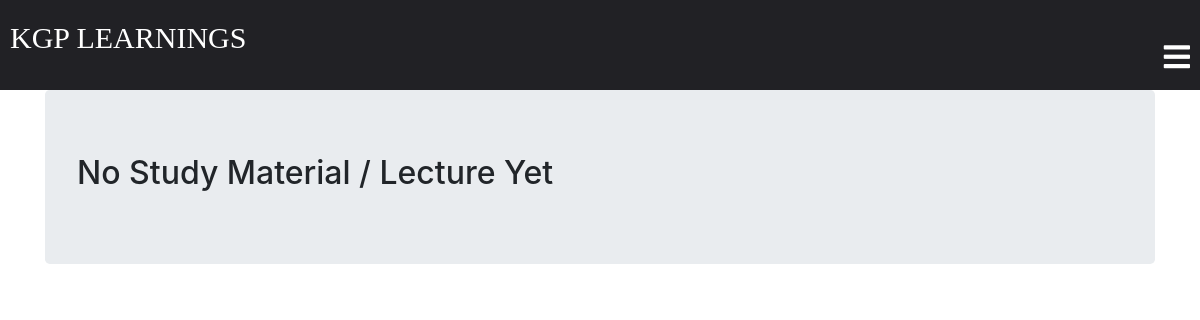
/classroom/class_material/ (signed in), run on an earlier commit of the app's database.
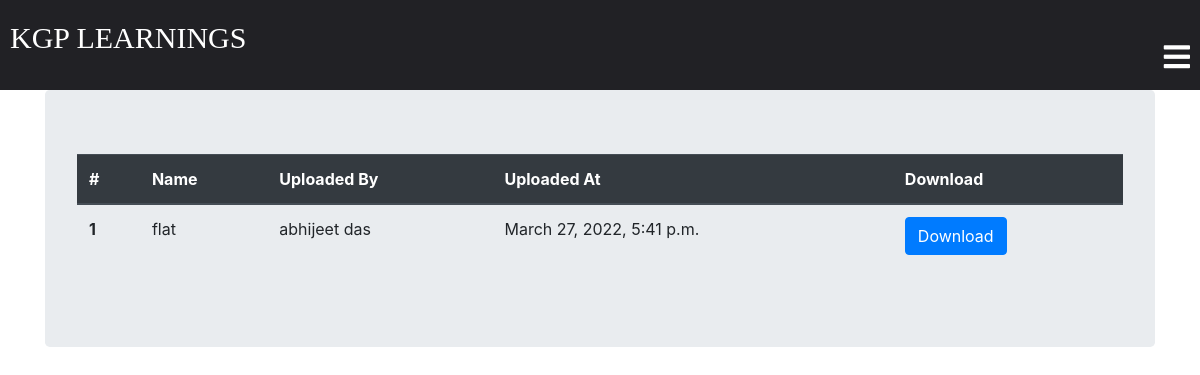
And on a later commit of the database.
### classroom/models.py (models this page shows, shortened)
class ClassMaterial(models.Model):
    student = models.ManyToManyField(Student,related_name='student_material')
    teacher = models.ForeignKey(Teacher,related_name='teacher_material',on_delete=models.CASCADE)
    created_at = models.DateTimeField(auto_now=True)
    material_name = models.CharField(max_length=250)
    material = models.FileField(upload_to='materials')
    class Meta:
        ordering = ['-created_at']

class Teacher(models.Model):
    user = models.OneToOneField(User,on_delete=models.CASCADE,primary_key=True,related_name='Teacher')
    name = models.CharField(max_length=250)
    subject_name = models.CharField(max_length=250)
    email = models.EmailField(max_length=254)
    phone = models.IntegerField()
    teacher_profile_pic = models.ImageField(upload_to="classroom/teacher_profile_pic",blank=True)
    class_students = models.ManyToManyField(Student,through="StudentsInClass")
    def __str__(self):
        return self.name

### classroom/views.py (the view)
@login_required
def class_material(request):
    student = request.user.Student
    currentDateTime = datetime.datetime.now()
    return render(request, 'classroom/class_material.html', {'student': student, 'currentDateTime': currentDateTime})

### template/classroom/class_material.html (shortened to what this page needs)
{% extends 'classroom/base.html' %}
{% block content %}
<div class="container">
  <div class="jumbotron">
{% if student.student_material.count == 0 %}
  <h2>No Study Material / Lecture Yet</h2>
{% else %}
  <table class="table">
    <thead class="thead-dark">
      <tr>
        <th scope="col">#</th>
        <th scope="col">Name</th>
        <th scope="col">Uploaded By</th>
        <th scope="col">Uploaded At</th>
        <th scope="col">Download</th>
      </tr>
    </thead>
    <tbody>
      {% for material in student.student_material.all %}
        <tr>
          <th scope="row">{{ forloop.counter }}</th>
          <td>{{ material.material_name }}</td>
          <td>{{ material.teacher }}</td>
          <td>{{ material.created_at }}</td>
          <td><a href="{{ material.material.url }}" class="btn btn-primary" target="_blank">Download</a></td>
        </tr>
      {% endfor %}
    </tbody>
  </table>
{% endif %}
</div>
</div>
{% endblock %}

What changed in the data, as far as the page shows it:
added ClassMaterial: material_name "flat", teacher "abhijeet das", created_at "March 27, 2022, 5:41 p.m."
Also different on the page:
text no longer shown: "No Study Material / Lecture Yet"
text now shown: "# Name Uploaded By Uploaded At Download"
